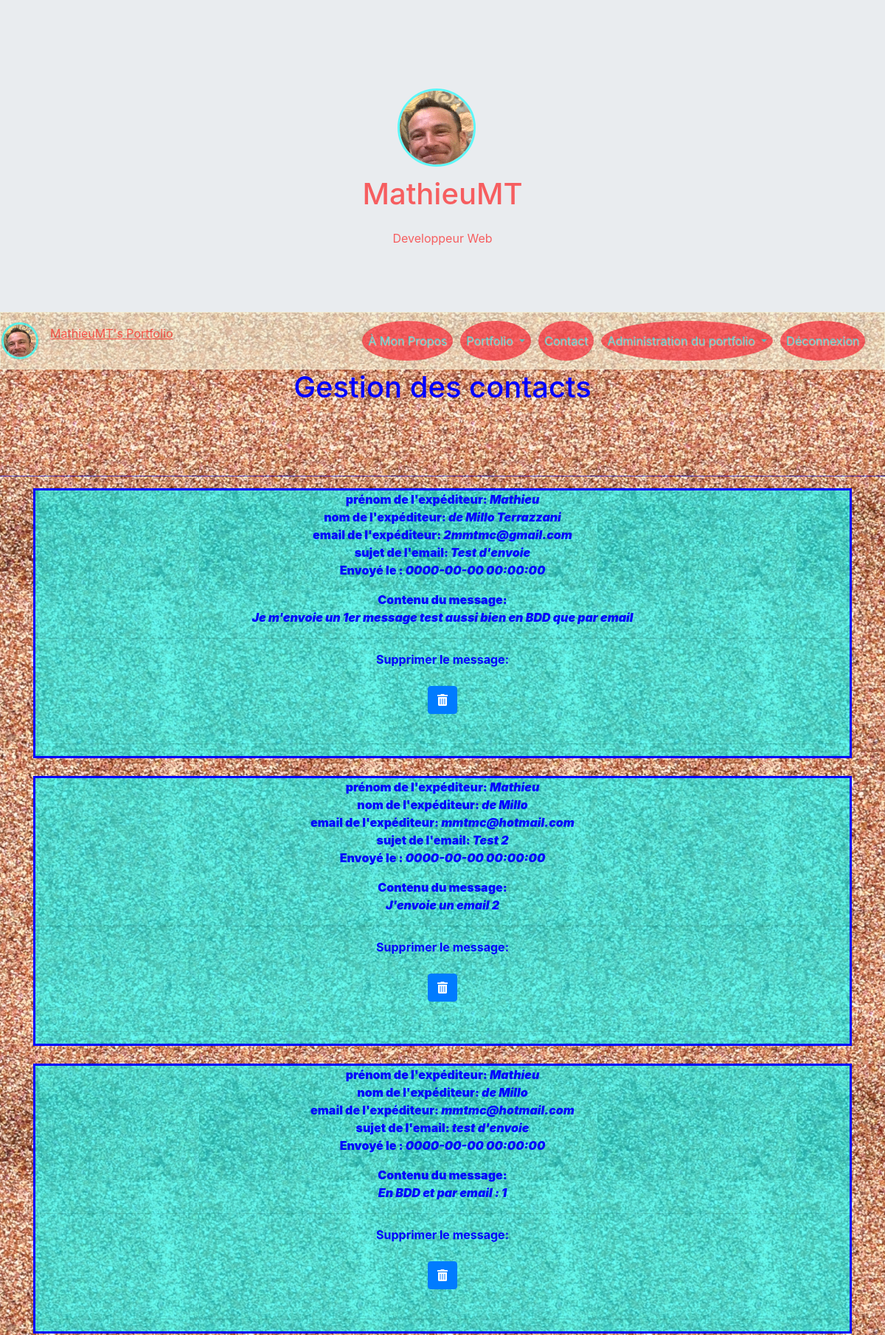
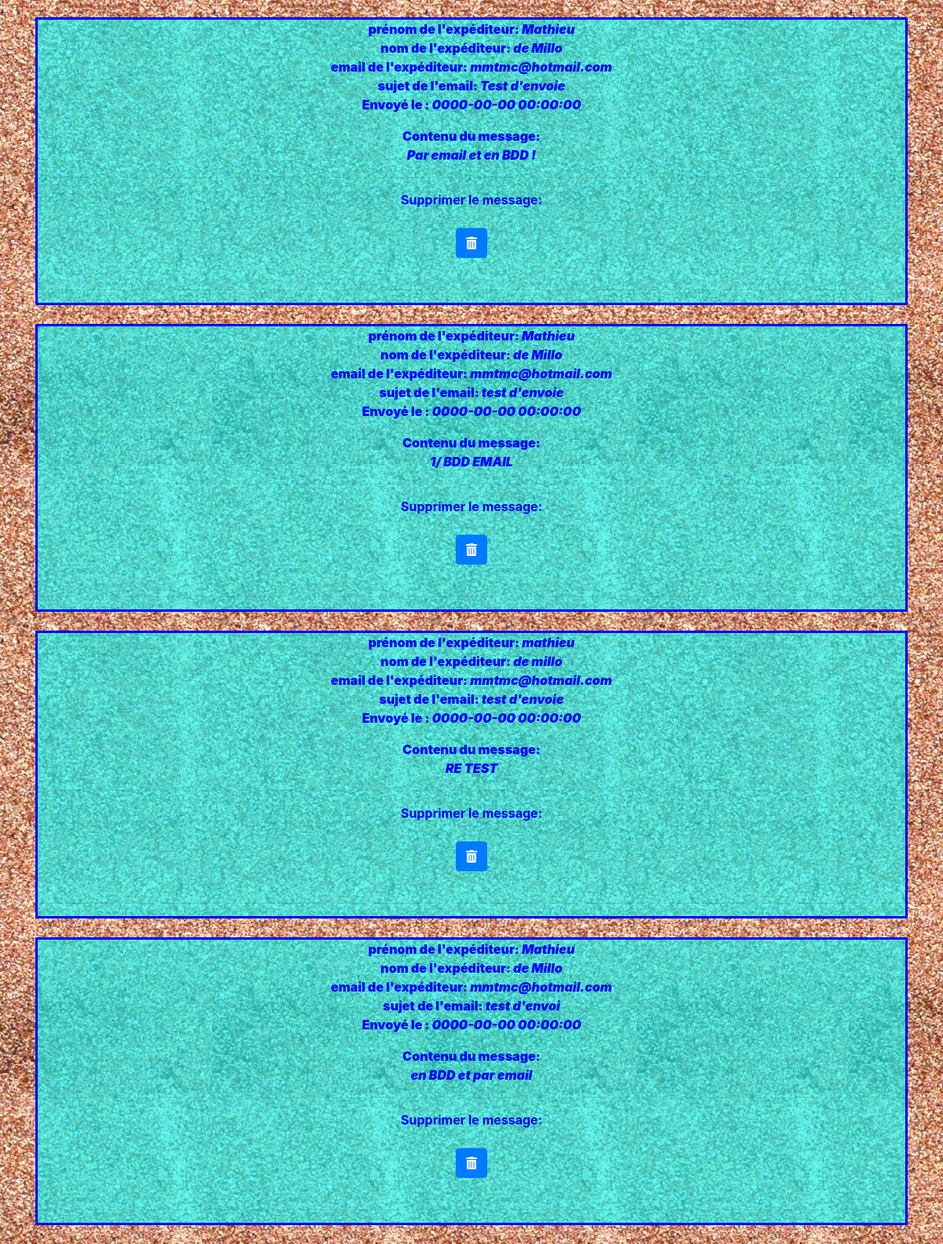
/index.php?action=adminContacts (signed in, upper part), run on the app's committed database (2 pictures, top to bottom).
### tables this page shows
CREATE TABLE `contact` (
  `id` int(11) NOT NULL,
  `firstname` varchar(255) NOT NULL,
  `lastname` varchar(255) NOT NULL,
  `email` text NOT NULL,
  `subject` varchar(255) NOT NULL,
  `comments` text NOT NULL,
  `comment_date` datetime NOT NULL
);

### Controllers/Backend/AdminContactsController.php (called while the page is built, shortened)
<?php
require_once 'Models/Frontend/AdminContactsManager.php';
class AdminContactsController {
    private $manager;
    public function __construct() {
        $this->manager = new AdminContactsManager();
    }
    public function showAdminContact() {
        $aboutContact = $this->manager->getContactDescription();
        $view = new ViewBackEnd('adminContactsView');
        $view->generate(['aboutContact' => $aboutContact]);
    }
}

### index.php (called while the page is built, shortened)
<?php
$rooter = new Rooter();
$rooter->rooterRequest();

### Models/Frontend/AdminContactsManager.php (called while the page is built, shortened)
<?php
require_once 'Models/Frontend/Contact.php';
require_once 'Models/Model.php';
class AdminContactsManager extends Model{
     public function getContactDescription() {
        $contacts = [];
        $sql = "SELECT * FROM contact ORDER BY comment_date DESC";
        $aboutContact = $this->executeRequest($sql);
        foreach ($aboutContact as $oneContact) {
            $contact = new Contact($oneContact);
            $contacts[] = $contact;
        }
        return $contacts;
    }
}

### Models/Model.php (called while the page is built)
<?php
class Model {
    private $db;
    protected function executeRequest($sql, $params = null) {
       if ($params == null) {
            $result = $this->dbConnect()->query($sql);
        }
        else {
            $result = $this->dbConnect()->prepare($sql);
            $result->execute($params);
        }
        return $result;
    }
    private function dbConnect() {
        if ($this->db == null) {
            $this->db = new PDO('mysql:host=localhost; dbname=myPortfolio;charset=utf8', 'root', 'root', array(PDO::ATTR_ERRMODE => PDO::ERRMODE_EXCEPTION));
        }
        return $this->db;
    }
}

### Models/Frontend/Contact.php (called while the page is built, shortened)
<?php
class Contact{
    private $_id,$_firstname,$_lastname,$_email,$_subject,$_comments,$_comment_date;
    public function hydrate(array $data) {
        foreach ($data as $key => $value) {
            $method = 'set' . ucfirst($key);
        }
    }
    public function firstname() { return $this->_firstname;}
    public function lastname() { return $this->_lastname;}
    public function email() { return $this->_email;}
    public function subject() { return $this->_subject;}
    public function comments() { return $this->_comments;}
    public function comment_date() { return $this->_comment_date;}
    public function setId($id) {
        $id = (int) $id;
    }
    public function setFirstname($firstname) {
        if(is_string($firstname)) {
            $this->_firstname = $firstname;
        }
    }
    public function setLastname($lastname) {
        if(is_string($lastname)) {
            $this->_lastname = $lastname;
        }
    }
    public function setEmail($email) {
        if(is_string($email)) {
            $this->_email = $email;
        }
    }
    public function setSubject($subject) {
        if(is_string($subject)) {
            $this->_subject = $subject;
        }
    }
    public function setComments($comments) {
        if(is_string($comments)) {
            $this->_comments = $comments;
        }
    }
    public function setComment_date($comment_date) {
        if(is_string($comment_date)) {
            $this->_comment_date = $comment_date;
        }
    }
}

### Views/Backend/adminContactsView.php (the view, shortened to what this page needs)
<?php
if (isset($_SESSION['id']) ){
?>
<h1 class="text-center titlePage"><?= $this->title = 'Gestion des contacts' ?></h1>
<br />
<br />
<br />
<hr class="hr"/>
<div class="container">
    <div class="row text-center">
        <div class="col-12">
            <?php foreach ($aboutContact as $eachContact): ?>
                        <form method="post" action="index.php?action=deleteContact" id="form_adminContact" class="form_adminContact">
                            <div class="border bgColor">
                                   <b class="contactFirstname">prénom de l'expéditeur: <i><?= $eachContact->firstname() ?></i></b><br />
                                   <b class="contactLastname">nom de l'expéditeur: <i><?= $eachContact->lastname() ?></i></b><br />
                                   <b class="contactEmail">email de l'expéditeur: <i><?= $eachContact->email() ?></i></b><br />
                                   <b class="contactSubject">sujet de l'email: <i><?= $eachContact->subject() ?></i></b><br />
                                  <p><b>Envoyé le : <i><time><?= $eachContact->comment_date() ?></time></i></b></p>
                                <article>
                                    <p><b>Contenu du message:<br />
                                    <i><?= $eachContact->comments() ?></i></b></p>
                                </article>
                                <hr />
                                <label for="deleteContact">Supprimer le message: </label><br />
                                <button type="submit" name="submit_delete_contact" class="btn_submit_delete_Contact btn btn-primary mx-auto mt-3" id="deleteContact"><i class="fas fa-trash-alt"></i></button><br /><br />
                                <hr />
                            </div><br />
                        </form>
            <?php endforeach; ?>
        </div>
    </div>
</div>
<?php
}
else{
    header('Location: index.php?action=about');
}
?>

### Content/CSS/style.css (style rules this page uses)
html, body { height: 100%; }
html { overflow-x: hidden; }
body { margin: 0; padding: 0; background-image: url("../img/sand.png"); background-size: contain; background-repeat: repeat; }
.titlePage { color: rgb(0,0,255); }
.hr { background-color: rgba(0,0,255,0.6); }
.border { border: 3px solid rgb(0,0,255)!important; color: rgb(0,0,255)!important; }
.bgColor { background-color: rgba(0,255,255,0.6); }

### data on the page
contact: firstname "Mathieu", lastname "de Millo Terrazzani", email "2mmtmc@gmail.com", subject "Test d'envoie", comment_date "0000-00-00 00:00:00", comments "Je m'envoie un 1er message test aussi bien en BDD que par email"
contact: firstname "Mathieu", lastname "de Millo", email "mmtmc@hotmail.com", subject "Test 2", comment_date "0000-00-00 00:00:00", comments "J'envoie un email 2"
contact: firstname "Mathieu", lastname "de Millo", email "mmtmc@hotmail.com", subject "test d'envoie", comment_date "0000-00-00 00:00:00", comments "En BDD et par email : 1"
contact: firstname "Mathieu", lastname "de Millo", email "mmtmc@hotmail.com", subject "Test d'envoie", comment_date "0000-00-00 00:00:00", comments "Par email et en BDD !"
contact: firstname "Mathieu", lastname "de Millo", email "mmtmc@hotmail.com", subject "test d'envoie", comment_date "0000-00-00 00:00:00", comments "1/ BDD EMAIL"
contact: firstname "mathieu", lastname "de millo", email "mmtmc@hotmail.com", subject "test d'envoie", comment_date "0000-00-00 00:00:00", comments "RE TEST"
contact: firstname "Mathieu", lastname "de Millo", email "mmtmc@hotmail.com", subject "test d'envoi", comment_date "0000-00-00 00:00:00", comments "en BDD et par email"

### other printed values
$this->title = 'Gestion des contacts' "Gestion des contacts"
